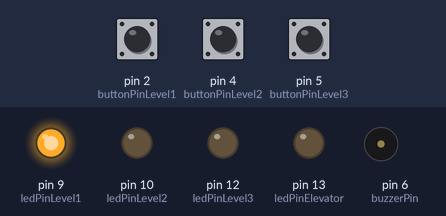
Recording of a sketch running on a simulated Arduino Uno, built with avr-gcc and run on an emulated ATmega328P. On the bench: output pins drawn as LEDs (lit = HIGH), buzzer (waves = sounding). Dashed ring = blinking. The inputs (shaded band) are chosen by the test bench; at power-on: pin 4 (buttonPinLevel2) HIGH, pin 2 (buttonPinLevel1) HIGH, pin 5 (buttonPinLevel3) HIGH.

Above: at 1.2 s.
1.3 s: pin 4 (buttonPinLevel2) pulled LOW for 0.15 s
At 1.89 s:
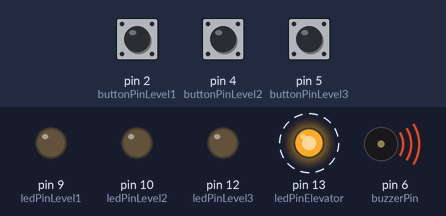
4.3 s: pin 2 (buttonPinLevel1) pulled LOW for 0.15 s
At 5.09 s:
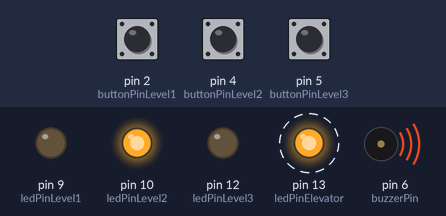
7.4 s: pin 4 (buttonPinLevel2) pulled LOW for 1 s
At 11.2 s:
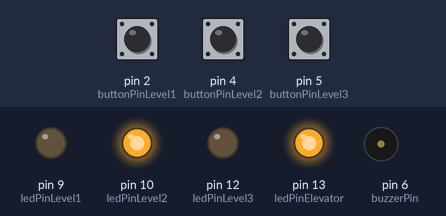
11.4 s: pin 5 (buttonPinLevel3) pulled LOW for 0.15 s
At 11.99 s:
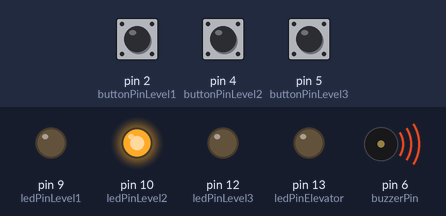
14.5 s: pin 2 (buttonPinLevel1) pulled LOW for 1 s
At 14.74 s:
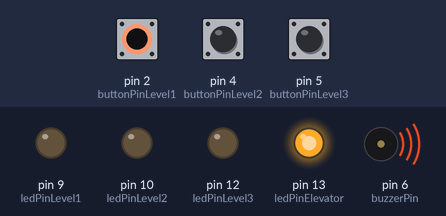
21.0 s: pin 4 (buttonPinLevel2) pulled LOW for 3.2 s
At 24.74 s:
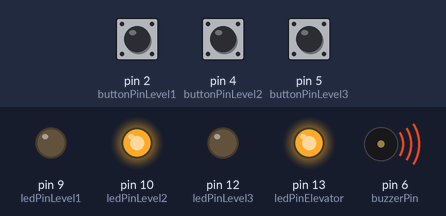
Timing chart, 0 to 26.5 s (numbered marks = the images above; inputs shaded):
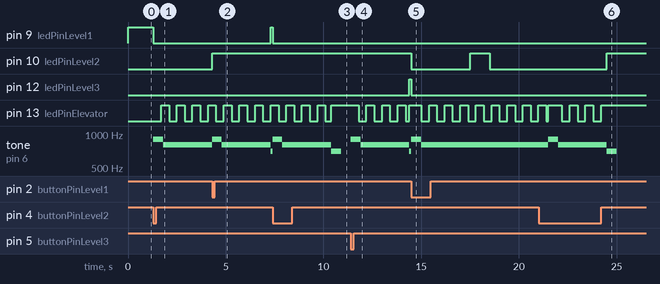

The sketch:

Homework2.ino
```cpp
const int buttonPinLevel1 = 2;
const int buttonPinLevel2 = 4;
const int buttonPinLevel3 = 5;

const int ledPinLevel1 = 9;
const int ledPinLevel2 = 10;
const int ledPinLevel3 = 12;
const int ledPinElevator = 13;

const int buzzerPin = 6;
const int buzzerToneOpen = 700;
const int buzzerToneMoving = 800;
const int buzzerToneClose = 900;

byte buttonStateLevel1 = LOW;
byte buttonStateLevel2 = LOW;
byte buttonStateLevel3 = LOW;

byte ledStateLevel1 = HIGH;
byte ledStateLevel2 = HIGH;
byte ledStateLevel3 = HIGH;
byte ledStateElevator = HIGH;

byte readingLevel1 = HIGH;
byte readingLevel2 = HIGH;
byte readingLevel3 = HIGH;

byte lastReadingLevel1 = HIGH;
byte lastReadingLevel2 = HIGH;
byte lastReadingLevel3 = HIGH;

unsigned int lastDebounceTime1 = 0;
unsigned int lastDebounceTime2 = 0;
unsigned int lastDebounceTime3 = 0;
unsigned int debounceDelay = 50;

unsigned long currentTime;
unsigned long startTime;
unsigned long movementTime;
unsigned long blinkTime;

const long blinkInterval = 400;
const long soundLength = 500;
const long midLedIntervalStart = 3000;
const long midLedIntervalStop = 4000;

bool movingElevator = false;
bool midLed = false;

int thisFloor = 1;

void setup() {
  pinMode(buttonPinLevel1, INPUT_PULLUP);
  pinMode(buttonPinLevel2, INPUT_PULLUP);
  pinMode(buttonPinLevel3, INPUT_PULLUP);

  pinMode(ledPinLevel1, OUTPUT);
  pinMode(ledPinLevel2, OUTPUT);
  pinMode(ledPinLevel3, OUTPUT);
  pinMode(ledPinElevator, OUTPUT);
  Serial.begin(9600);
}


void loop() {
  currentTime = millis();

  if (!movingElevator) {
    readingLevel1 = digitalRead(buttonPinLevel1);
    readingLevel2 = digitalRead(buttonPinLevel2);
    readingLevel3 = digitalRead(buttonPinLevel3);

    if (readingLevel1 == LOW && thisFloor != 1 && (currentTime-startTime > debounceDelay)){

      if (readingLevel1 != lastReadingLevel1) {
        lastDebounceTime1 = millis();
      }

      if ((millis() - lastDebounceTime1) > debounceDelay) {

        if (readingLevel1 != buttonStateLevel1) {
          buttonStateLevel1 = readingLevel1;

          if (buttonStateLevel1 == LOW) {
            ledStateLevel1 = !ledStateLevel1;
          }
        }
      }

      lastReadingLevel1 = readingLevel1;
      movingElevator = true;

      if (thisFloor == 2){
        movementTime = 3000;
      }

      else if (thisFloor == 3){
        movementTime = 7000;
        midLed = true;
      }

      thisFloor = 1;
      startTime = currentTime;
    }

    if (readingLevel2 == LOW && thisFloor != 2 && (currentTime-startTime > debounceDelay)){

      if (readingLevel2 != lastReadingLevel2) {
        lastDebounceTime2 = millis();
      }

      if ((millis() - lastDebounceTime2) > debounceDelay) {

        if (readingLevel2 != buttonStateLevel2) {
          buttonStateLevel2 = readingLevel2;

          if (buttonStateLevel2 == LOW) {
            ledStateLevel2 = !ledStateLevel2;
          }
        }
      }

      lastReadingLevel2 = readingLevel2;
      movingElevator = true;
      movementTime = 3000;
      thisFloor = 2;
      startTime = currentTime;
    }

    if (readingLevel3 == LOW && thisFloor != 3 && (currentTime-startTime > debounceDelay)){

      if (readingLevel3 != lastReadingLevel3) {
        lastDebounceTime3 = millis();
      }

      if ((millis() - lastDebounceTime3) > debounceDelay) {

        if (readingLevel3 != buttonStateLevel3) {
          buttonStateLevel3 = readingLevel3;

          if (buttonStateLevel3 == LOW) {
            ledStateLevel3 = !ledStateLevel3;
          }
        }
      }

      lastReadingLevel3 = readingLevel3;
      movingElevator = true;

      if (thisFloor == 2){
        movementTime = 3000;
      }

      else if (thisFloor == 1){
        movementTime = 7000;
        midLed = true;
      }

      thisFloor = 3;
      startTime = currentTime;
    }
  }

  if (movingElevator) {

    if (currentTime - startTime <= soundLength) {
      tone(buzzerPin, buzzerToneClose, soundLength);
    }

    else if (currentTime - startTime >= movementTime) {
      digitalWrite(ledPinElevator, HIGH);
      tone(buzzerPin, buzzerToneOpen, 500);
      movingElevator = false;
    }

    else{
      tone(buzzerPin, buzzerToneMoving);
    }

    if (currentTime - blinkTime >= blinkInterval) {
      ledStateElevator = !ledStateElevator;
      blinkTime = currentTime;
      digitalWrite(ledPinElevator, ledStateElevator);
    }

    if (midLed) {

      if (currentTime - startTime <= midLedIntervalStart || currentTime - startTime >= midLedIntervalStop) {
          ledStateLevel2 = LOW;
      }

      else {
        ledStateLevel2 = HIGH;
      }

      digitalWrite(ledPinLevel2, ledStateLevel2);
    }

    digitalWrite(ledPinLevel1, LOW);
    digitalWrite(ledPinLevel3, LOW);
  }

  else {
    if (thisFloor == 1) {
      digitalWrite(ledPinLevel1, HIGH);
    }

    if (thisFloor == 2) {
      digitalWrite(ledPinLevel2, HIGH);
    }

    if (thisFloor == 3) {
      digitalWrite(ledPinLevel3, HIGH);
    }
  }
}
```

Measured:
- after the input at 1.3 s, pin 9 (ledPinLevel1): HIGH → LOW at once; pin 10 (ledPinLevel2): LOW → HIGH after 3.0 s; pin 13 (ledPinElevator): alternates HIGH for 0.40 s and LOW for 0.40 s, starting after 0.40 s; tone on pin 6 (buzzerPin): silent → 900 Hz at once, → 800 Hz 0.50 s later
- after the input at 4.3 s, pin 9 (ledPinLevel1): LOW → HIGH after 3.0 s; pin 13 (ledPinElevator): alternates HIGH for 0.40 s and LOW for 0.40 s, starting after 0.20 s; tone on pin 6 (buzzerPin): 800 Hz → 900 Hz at once, → 800 Hz 0.50 s later, → 700 Hz 2.5 s later
- after the input at 7.4 s, pin 9 (ledPinLevel1): HIGH → LOW at once; pin 13 (ledPinElevator): goes 3 × (LOW 0.40 s, HIGH 0.40 s), LOW 0.30 s, then HIGH, starting after 0.30 s; tone on pin 6 (buzzerPin): 700 Hz → 900 Hz at once, → 800 Hz 0.50 s later, → 700 Hz 2.5 s later, → silent 0.50 s later
- after the input at 11.4 s, pin 12 (ledPinLevel3): LOW → HIGH after 3.0 s; pin 13 (ledPinElevator): goes 3 × (LOW 0.40 s, HIGH 0.40 s), LOW 0.20 s, then HIGH, starting after 0.40 s; tone on pin 6 (buzzerPin): silent → 900 Hz at once, → 800 Hz 0.50 s later, → 700 Hz 2.5 s later
- after the input at 14.5 s, pin 10 (ledPinLevel2): HIGH → LOW at once, → HIGH 3.0 s later, → LOW 1.0 s later; pin 12 (ledPinLevel3): HIGH → LOW at once; pin 13 (ledPinElevator): alternates HIGH for 0.40 s and LOW for 0.40 s, starting after 0.50 s; tone on pin 6 (buzzerPin): 700 Hz → 900 Hz at once, → 800 Hz 0.50 s later
- after the input at 21.0 s, pin 9 (ledPinLevel1): stays LOW (without the input it goes to HIGH after 0.50 s); pin 10 (ledPinLevel2): LOW → HIGH after 3.5 s
